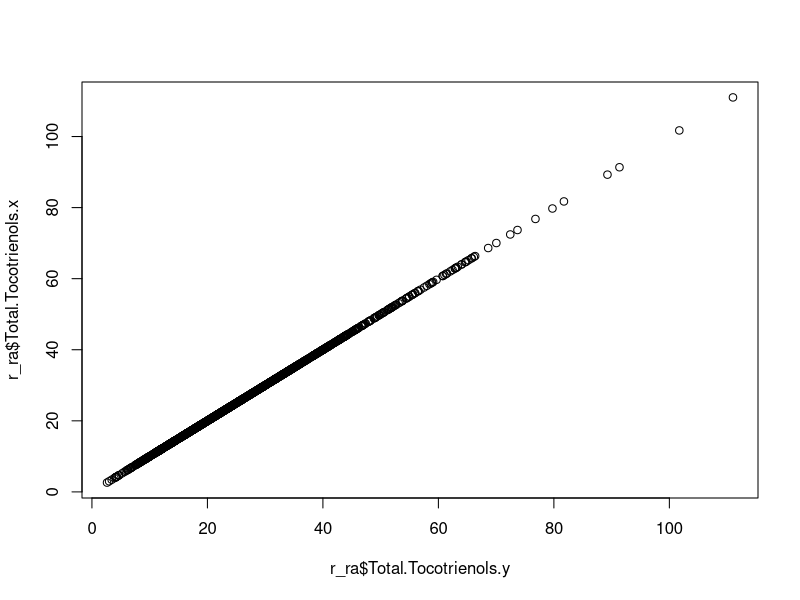

R code for this plot: (Note: this script raises an error after producing the figure.)
### check the transformation mannually (2020-6-26)

### generate file for transformation use
ve_9 <- read.csv("VE_v6_locked_blue_raw_9_traits.csv")
mer_t <- ve_9

###### transformation
### adding small constant to traits with values <= 0
for (i in 2:10){
  
  if (length(which(mer_t[,i]<=0)) > 0) {
    mer_t[,i] <-  mer_t[,i]- min(mer_t[,i],na.rm = T) + 10^-9
  }
}

r_ra <- merge(ve_9,mer_t,by="GENOTYPE")
plot(r_ra$Total.Tocotrienols.x ~ r_ra$Total.Tocotrienols.y)
fwrite(r_ra,"ve_raw_blue_and_adding_samll_value_check.csv",row.names = F)

# if(lambda.to.use == -2) {
#   newvalue <- 1/(pheno[curr.trait]^2)
# } else if (lambda.to.use == -1) {
#   newvalue <- 1/(pheno[curr.trait])
# } else if( lambda.to.use == -0.5) {
#   newvalue <- 1/(sqrt(pheno[curr.trait]))
# } else if (lambda.to.use == 0) {
#   newvalue <- log(pheno[curr.trait])
# } else if (lambda.to.use == 0.5) {
#   newvalue <- sqrt(pheno[curr.trait])
#   # this is for the case where 1 is not in the CI but it is the closest convenient value
# } else if (lambda.to.use == 1) {
#   newvalue <- pheno[curr.trait]
# } else { # (lambda.to.use == 2)
#   newvalue <- pheno[curr.trait]^2
# }
# 
# 
# Trait	Lambda	Transformed
# d.T3	0	YES
# g.T3	0.5	YES
# a.T3	0.5	YES
# d.T	0.5	YES
# g.T	0.5	YES
# a.T	0.5	YES
# Total.Tocotrienols	0	YES
# Total.Tocopherols	0.5	YES
# Total.Tocochromanols	0.5	YES

mer_t$d.T3_m <- log(mer_t$d.T3)
plot(mer_t$d.T3_m~mer_t$d.T3)

mer_t$g.T3_m <-  sqrt(mer_t$g.T3)
plot(mer_t$g.T3_m~mer_t$g.T3)

mer_t$a.T3_m <-  sqrt(mer_t$a.T3)
mer_t$d.T_m <- sqrt(mer_t$d.T)
mer_t$g.T_m <-  sqrt(mer_t$g.T)
mer_t$a.T_m <-  sqrt(mer_t$a.T)
mer_t$Total.Tocotrienols_m <- log(mer_t$Total.Tocotrienols)
mer_t$Total.Tocopherols_m <- sqrt(mer_t$Total.Tocopherols)
mer_t$Total.Tocochromanols_m <- sqrt(mer_t$Total.Tocochromanols)
mer_t <- mer_t[,-c(2:10)]

library(data.table)

tb <- fread("TOCO_v6_locked_blue_transformed_tocotraits_9.txt",data.table = F)
mer <- merge(tb,mer_t,by="GENOTYPE")
c <- mer[mer$d.T3==mer$d.T3_m,]
c <- mer[mer$g.T3==mer$g.T3_m,]

plot(mer$d.T3~mer$d.T3_m)
plot(mer$g.T3~mer$g.T3_m)
plot(mer$a.T3~mer$a.T3_m)
plot(mer$d.T~mer$d.T_m)
plot(mer$g.T~mer$g.T_m)
plot(mer$a.T~mer$a.T_m)
plot(mer$Total.Tocotrienols~mer$Total.Tocotrienols_m)
plot(mer$Total.Tocopherols~mer$Total.Tocopherols_m)
plot(mer$Total.Tocochromanols~mer$Total.Tocochromanols_m)

fwrite(mer,"ve_blue_check.csv",row.names = F)

